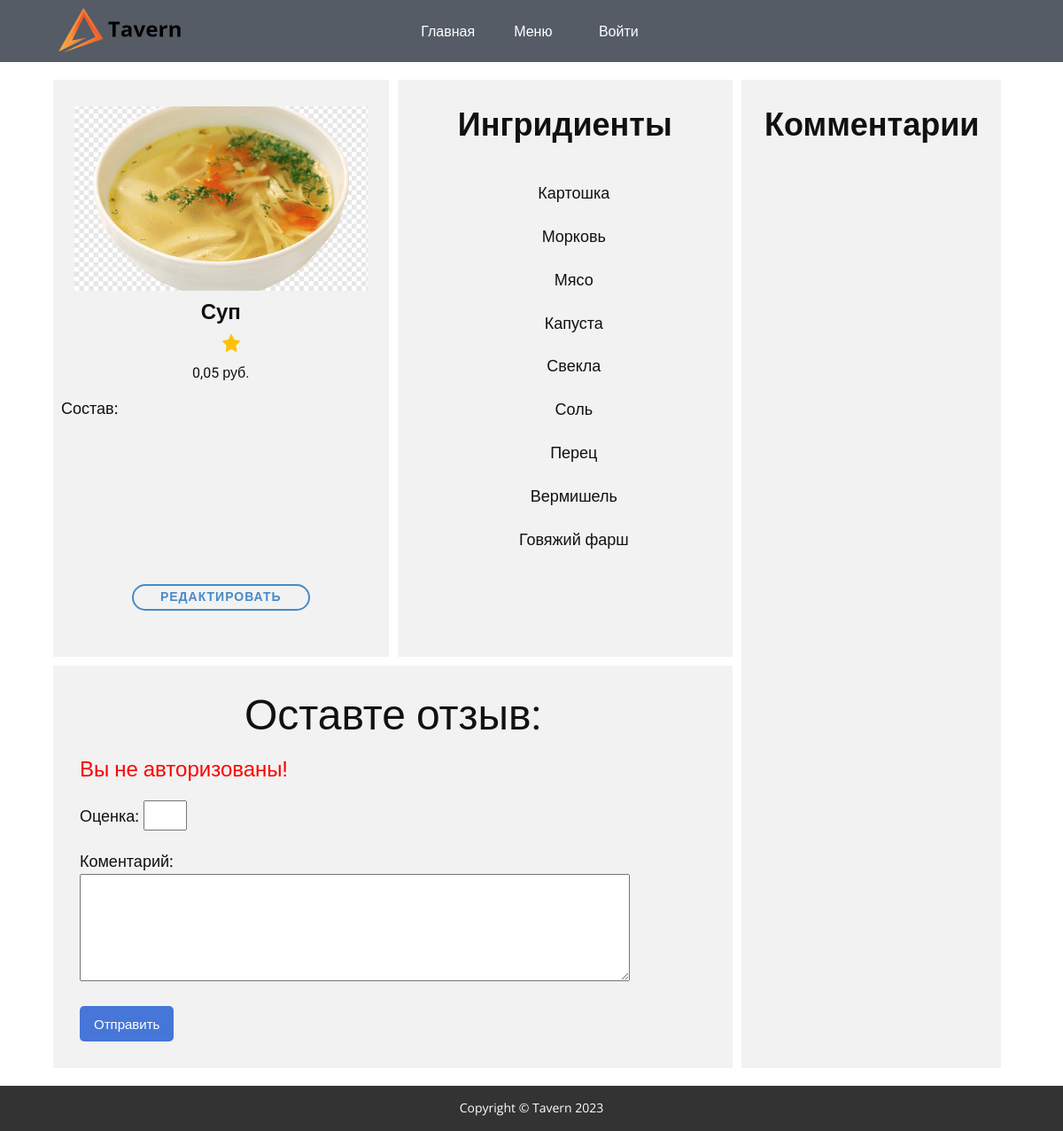
Screenshot of /dishes/dish/sup/ with the database file from the repository.
### dish/models.py (models this page shows, shortened)
class Dish(models.Model):
    name = models.CharField(max_length=182, null=True)
    id_type_dish = models.ForeignKey('TypeDish', on_delete=models.PROTECT, null=True)
    image = models.ImageField(upload_to='dishes_images')
    price = models.DecimalField(max_digits=6, decimal_places=2)
    slug = models.SlugField(max_length=255, unique=True, db_index=True)
    quantity = models.PositiveIntegerField(default=0)
    baskets = GenericRelation('Basket')
    def get_ingredients(self):
        structure_items = Structure.objects.filter(id_dish=self)
        ingredients = [item.id_ingredient for item in structure_items]
        return ingredients
    def filter_ingredients(self):
        ingredients = Structure.objects.filter(id_dish=self.pk).values('id_ingredient')
        not_match_ingredients = Ingredients.objects.exclude(structure__id_dish=self.pk, structure__id_ingredient__in=ingredients)
        return not_match_ingredients

class Ingredients(models.Model):
    name = models.CharField(max_length=128)

### dish/views.py (the view)
# urls.py: path('dishes/', include('dish.urls', namespace='dishes')),
def dish(request, dish_slug):
    try:
        post = Dish.objects.get(slug=dish_slug)
        select_model = 'dish'
        review_sum = Reviews.get_estimation_sum_per_dish()
    except Dish.DoesNotExist:
        try:
            post = ComplexDish.objects.get(slug=dish_slug)
            select_model = 'complex'
            review_sum = Reviews.get_estimation_sum_per_comp_dish()
        except ComplexDish.DoesNotExist:
            return HttpResponseNotFound("Dish not found")
    if request.method == 'POST':
        form = AddReviewForm(request.POST)
        if form.is_valid():
            try:
                if select_model == 'dish':
                    Reviews.objects.create(id_user=request.user, id_dish=post, **form.cleaned_data)
                elif select_model == 'complex':
                    Reviews.objects.create(id_user=request.user, id_comp_dish=post, **form.cleaned_data)
                return redirect('dishes:dish', dish_slug)
            except:
                form.add_error(None, 'Ошибка добавления комментария')
    else:
        form = AddReviewForm()
    context = {
        'dish': post,
        'review': Reviews.objects.all(),
        'review_counts': review_sum,
        'form': form,
        'select_model': select_model,
    }
    return render(request, 'dish/html/dish2.html', context=context)

### dish/forms.py
class AddReviewForm(forms.Form):
    estimation = forms.IntegerField(max_value=5, min_value=1, label='Оценка')
    description = forms.CharField(widget=forms.Textarea(attrs={'cols': 65, 'rows': 4}), label='Коментарий', required=False)

### dish/models.py (called while the page is built)
    @classmethod
    def get_estimation_sum_per_dish(cls):
        return cls.objects.values('id_dish').annotate(total_estimation=Sum('estimation'), count_estimation=Count('estimation')).annotate(average_estimation=Round(Avg('estimation')))

### dish/templates/dish/html/dish2.html (shortened to what this page needs)
{% extends 'dish/html/base2.html' %}
{% load static %}
{% block meta %}
    <link rel="stylesheet" href="{% static 'fog/css/nicepage.css' %}" media="screen">
    <link rel="stylesheet" href="{% static 'fog/css/Блюдо.css' %}" media="screen">
    <link rel="stylesheet" href="{% static 'fog/css/main.css' %}" media="screen">
{% endblock %}
{% block content %}
    <section class="u-clearfix u-section-1" id="sec-8a34">
      <div class="u-clearfix u-sheet u-valign-middle-lg u-valign-middle-sm u-valign-middle-xl u-valign-middle-xs u-sheet-1">
        <div class="u-clearfix u-expanded-width-xs u-gutter-10 u-layout-wrap u-layout-wrap-1">
          <div class="u-layout">
            <div class="u-layout-row">
              <div class="u-size-47">
                <div class="u-layout-col">
                  <div class="u-size-30">
                    <div class="u-layout-row">
                      <div class="u-container-style u-grey-5 u-layout-cell u-size-30 u-layout-cell-1">
                      {% if select_model == 'dish' %}
                        <div class="u-container-layout u-valign-top-md u-valign-top-sm u-container-layout-1">
                          <img class="u-align-center u-image u-image-default u-image-1" src="{{ dish.image.url }}" alt="" data-image-width="2560" data-image-height="1707">
                          <h4 class="u-align-center u-text u-text-1">{{ dish.name }}</h4>
                          <div class="u-clearfix u-container-align-center u-group-elements u-group-elements-1">
                            <h5 class="u-align-center u-text u-text-2">
                            <img src="/static/vendor/img/review/starF.png" height="20" width="20">
                            </h5>
                          </div>
                          <h6 class="u-align-center u-text u-text-3">{{ dish.price }} руб.</h6>
                          <div class="u-container-style u-expanded-width u-grey-5 u-group u-group-1">
                            <div class="u-container-layout u-container-layout-2">
                              <p class="u-text u-text-default u-text-4">
                                    Состав:
                              </p>
                            </div>
                          </div>
                          <a href="{% url 'edit_record' dish.pk %}" class="u-border-2 u-border-hover-palette-1-base u-border-palette-1-base u-btn u-btn-round u-button-style u-hover-palette-1-base u-none u-radius-50 u-btn-2">Редактировать</a>
                        </div>
                      {% endif %}
                      </div>
                      <div class="u-container-style u-grey-5 u-layout-cell u-size-30 u-layout-cell-2">
                      {% if select_model == 'dish' %}
                        <div class="u-container-layout u-container-layout-3">
                          <h3 class="u-align-center u-text u-text-default u-text-5">Ингридиенты</h3>
                            <div class="scrollable-ingredient">
                                <ul class="u-align-center u-text u-text-default u-text-6">
                              {% for ingredient in dish.filter_ingredients %}
                                {% if user.is_superuser or user.is_staff %}
                                      <li class="no-bullets">
                                          <a href="{% url 'dishes:action_ingredient' dish.slug ingredient.pk %}">{{ ingredient.name }}</a>
                                      </li>
                                {% else %}
                                    <li class="no-bullets">
                                          <p>{{ ingredient.name }}</p>
                                      </li>
                                {% endif %}
                              {% endfor %}
                          </ul>
                            </div>
                        </div>
                      {% endif %}
                      </div>
                    </div>
                  </div>
                  <div class="u-size-30">
                    <div class="u-layout-row">
                      <div class="u-container-style u-grey-5 u-layout-cell u-size-60 u-layout-cell-3">
                        <div class="u-container-layout u-container-layout-4">
                          <h2 class="u-align-center u-text u-text-default u-text-7">Оставте отзыв:</h2>
                            <form action="{% url 'dish:dish' dish.slug %}" method="post">
                            {% if not user.is_authenticated  %}
                                <h4 style="color: red">Вы не авторизованы!</h4>
                            {% endif %}
                            {% for f in form %}
                                <p><label for="{{ f.id_for_label }}">{{ f.label }}: </label>{{ f }}</p>
                            {% endfor %}
                            <button class="c-button" type="submit">Отправить</button>
                        </form>
                        </div>
                      </div>
                    </div>
                  </div>
                </div>
              </div>
              <div class="u-size-13">
              {% if select_model == 'dish' %}
                <div class="u-layout-col">
                  <div class="u-container-style u-grey-5 u-layout-cell u-size-60 u-layout-cell-4">
                    <div class="u-container-layout u-container-layout-5">
                      <h3 class="u-align-center u-text u-text-8">Комментарии</h3>
                        <div class="scrollable-review">
                        </div>
                    </div>
                  </div>
                </div>
              {% endif %}
              </div>
            </div>
          </div>
        </div>
      </div>
    </section>
{% endblock %}

### static/fog/css/Блюдо.css (style rules this page uses)
.u-section-1 .u-sheet-1 { min-height: 1075px; }
.u-section-1 .u-layout-wrap-1 { width: 982px; margin: 20px auto 20px 0; }
.u-section-1 .u-layout-cell-1 { min-height: 661px; }
.u-section-1 .u-container-layout-1 { padding: 30px 0; }
.u-section-1 .u-image-1 { width: 331px; height: 208px; margin: 0 24px; }
.u-section-1 .u-text-1 { font-weight: 700; margin: 10px 24px 0; }
.u-section-1 .u-group-elements-1 { width: 190px; min-height: 24px; height: auto; margin: 10px auto 0; }
.u-section-1 .u-text-2 { margin: 0 0 0 24px; }
.u-section-1 .u-text-3 { font-size: 1rem; width: 142px; margin: 9px auto 0; }
.u-section-1 .u-group-1 { min-height: 198px; margin-top: 16px; margin-bottom: 0; height: auto; }
.u-section-1 .u-container-layout-2 { padding-left: 9px; padding-right: 9px; }
.u-section-1 .u-text-4 { margin: 0 auto 0 0; }
.u-section-1 .u-btn-2 { border-style: solid; font-weight: 700; text-transform: uppercase; font-size: 0.875rem; letter-spacing: 1px; margin: 15px auto 0; padding: 1px 30px 3px; }
.u-section-1 .u-layout-cell-2 { min-height: 661px; }
.u-section-1 .u-container-layout-3 { padding: 30px; }
.u-section-1 .u-text-5 { font-weight: 700; margin: 0 auto; }
.u-section-1 .u-text-6 { margin-left: auto; margin-right: auto; margin-bottom: 0; }
.u-section-1 .u-layout-cell-3 { min-height: 382px; }
.u-section-1 .u-container-layout-4 { padding: 30px; }
.u-section-1 .u-text-7 { margin: 0 auto; }
.u-section-1 .u-layout-cell-4 { min-height: 1046px; }
.u-section-1 .u-container-layout-5 { padding: 29px 25px 30px 0; }
.u-section-1 .u-text-8 { font-weight: 700; margin: 1px 0 0 26px; }

### static/fog/css/main.css (style rules this page uses)
.no-bullets { list-style-type: none; }
.scrollable-review { overflow: auto; height: 1000px; }
.scrollable-ingredient { overflow: auto; height: 500px; }
.c-button { appearance: none; border: 0; border-radius: 5px; background: #4676D7; color: #fff; padding: 8px 16px; font-size: 15px; }

### rows the page displays
Dish: image (picture), name "Суп", price "0,05"
Ingredients: name "Картошка"
Ingredients: name "Морковь"
Ingredients: name "Мясо"
Ingredients: name "Капуста"
Ingredients: name "Свекла"
Ingredients: name "Соль"
Ingredients: name "Перец"
Ingredients: name "Вермишель"
Ingredients: name "Говяжий фарш"

### other values shown
{{ f.label }} "Оценка" "Коментарий"
